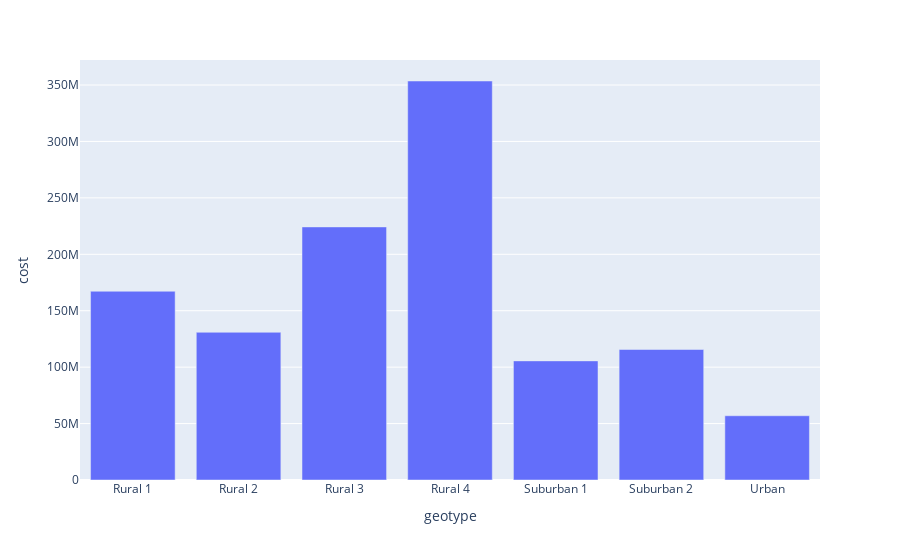

Notebook code cell kept with this figure:
### Code cell
fig = px.bar(pd.DataFrame({"geotype":agg_cost.index, "cost":agg_cost.values}), x='geotype', y='cost')
fig.show()

### Figure 1 — Plotly figure (JSON) as saved in the notebook; plotly's stock layout.template omitted (floating-point values rounded to 4 significant figures)
{"data": [{"alignmentgroup": "True", "hovertemplate": "geotype=%{x}<br>cost=%{y}<extra></extra>", "legendgroup": "", "marker": {"color": "#636efa", "pattern": {"shape": ""}}, "name": "", "offsetgroup": "", "orientation": "v", "showlegend": false, "textposition": "auto", "type": "bar", "x": ["Rural 1", "Rural 2", "Rural 3", "Rural 4", "Suburban 1", "Suburban 2", "Urban"], "xaxis": "x", "y": [167300000.0, 130884957, 224300000.0, 353600000.0, 105557799, 115600000.0, 56930000.0], "yaxis": "y"}], "layout": {"barmode": "relative", "legend": {"tracegroupgap": 0}, "margin": {"t": 60}, "xaxis": {"anchor": "y", "domain": [0, 1], "title": {"text": "geotype"}}, "yaxis": {"anchor": "x", "domain": [0, 1], "title": {"text": "cost"}}}}
